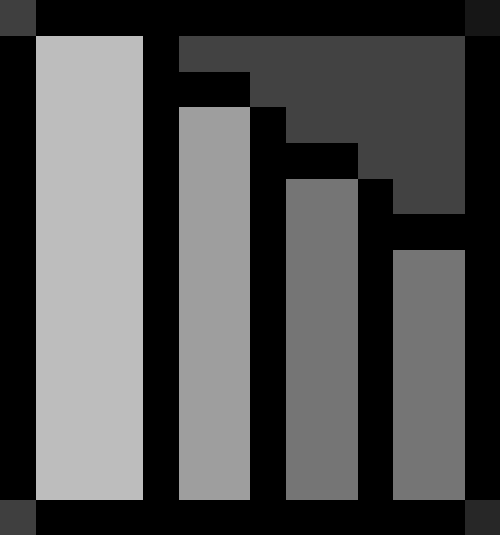
#> input picture data/download/kaidan_down.png, 500 x 535 px
$ jupyter execute --allow-errors 'キャラ作成.ipynb'   (shell and % lines are left out)
#> lines starting #> are read from the running program, lines starting #| are printed output that depends on the picture
[cell 1]
# 画像の詳細確認
import cv2
import numpy as np
import matplotlib.pyplot as plt

# 入力画像のパス設定 (Path設定)
input_dir = 'data/download/'
input_fn = 'kaidan_down.png'
input_path = input_dir + input_fn

# 出力画像のパス設定 (Path設定)
output_dir = 'data/img/'
output_fn = 'kaidan_down.png'
output_path = output_dir + output_fn

# アルファチャンネルを含めて画像読込み
raw = cv2.imread(input_path, cv2.IMREAD_UNCHANGED)
#> raw is the input picture: shape (535, 500, 4); mean B, G, R, A 78, 78, 78, 250.2

# 画像の範囲切り出しと拡大
img = raw[0:500,0:500] # ■■ 要修正
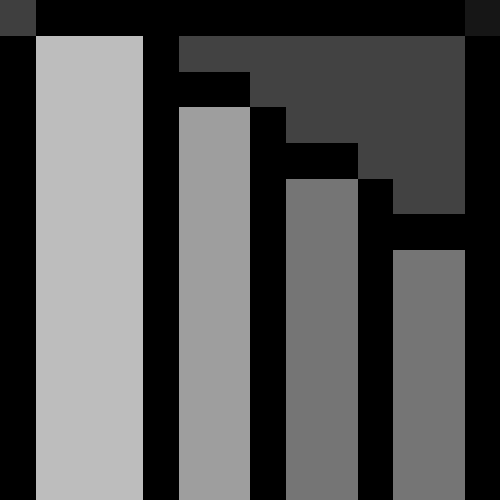
#> img: shape (500, 500, 4); mean B, G, R, A 82.9, 82.9, 82.9, 252.4
img = cv2.resize(img,(72,72),interpolation=cv2.INTER_NEAREST)
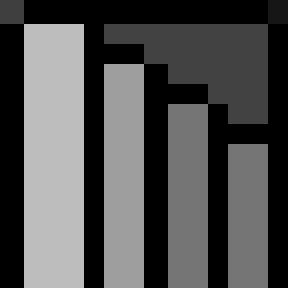
#> img: shape (72, 72, 4) (shown 4 times larger); mean B, G, R, A 80, 80, 80, 251.8
height, width, _ = img.shape
#> height = 72; width = 72

# 可視化に関する処理
fig,ax = plt.subplots(dpi=140)
ax.imshow(cv2.cvtColor(img,cv2.COLOR_BGR2RGB),interpolation='nearest')
ax.set_xlim(-0.5,width-0.5)
ax.set_ylim(height-0.5,-0.5)

# 主目盛の設定
plt.tick_params(length=0, labeltop=True, labelright=True )
ax.set_xticks(np.arange(0, width))
ax.set_xticklabels(np.arange(0, width),fontsize=5)
ax.set_yticks(np.arange(0, height))
ax.set_yticklabels(np.arange(0, height),fontsize=5)

# 副主目盛の設定
plt.tick_params(which='minor',
                length=0, labeltop=True, labelright=True )
ax.set_xticks(np.arange(0.5, width-0.5,1), minor=True)
ax.set_yticks(np.arange(0.5, height-0.5,1), minor=True)

# グリッド設定と表示
ax.grid(which='minor', color='#999')
plt.show()

# 保存
cv2.imwrite(output_path,img)
#> Out = True
